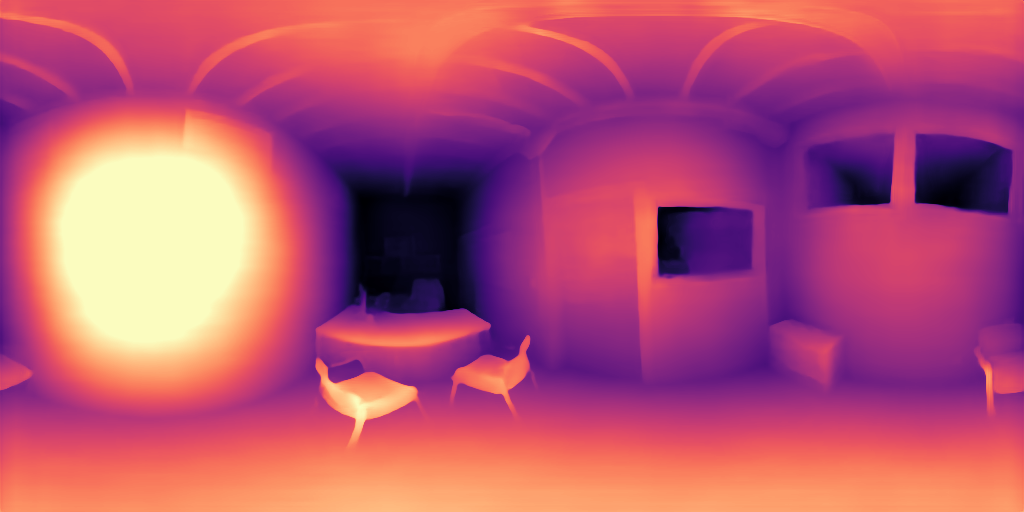
#> input picture result_sample/origin360_2_disp_Joint3D60.png, 1024 x 512 px
$ python grayscale.py
#> lines starting #> are read from the running program, lines starting #| are printed output that depends on the picture
import cv2
from cv2 import cvtColor
from cv2 import COLOR_BGR2GRAY

src = cv2.imread("../result_sample/origin360_2_disp_Joint3D60.png" ,cv2.IMREAD_COLOR)
#> src is the input picture: shape (512, 1024, 3); mean B, G, R 114.6, 81.9, 185.1
dst = cv2.cvtColor(src,cv2.COLOR_BGR2GRAY)
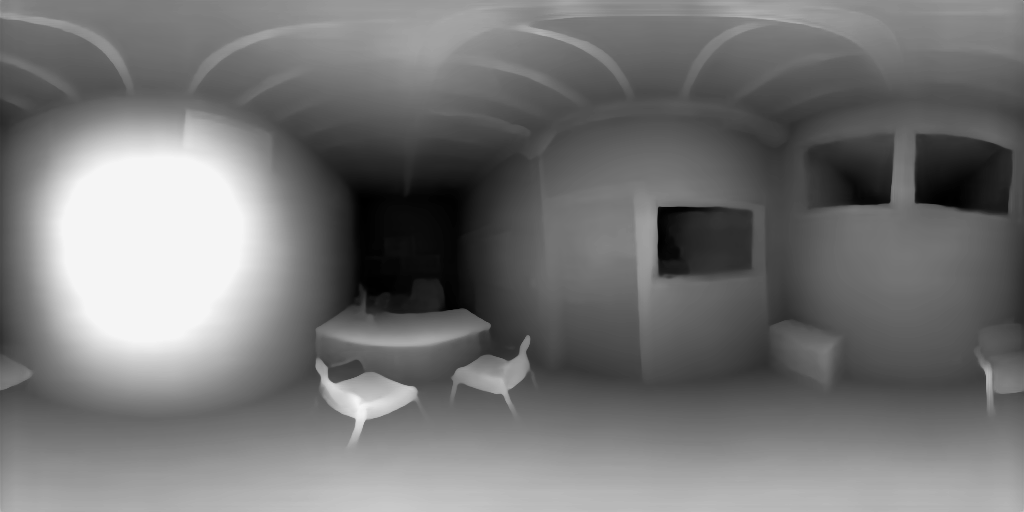
#> dst: shape (512, 1024); min 0, max 245, mean 116.5


cv2.imwrite("origin360_2_disp_Joint3D60_gray.png", dst)

$ run again, with result_sample/origin360_2_disp_SuperS3D.png copied over result_sample/origin360_2_disp_Joint3D60.png
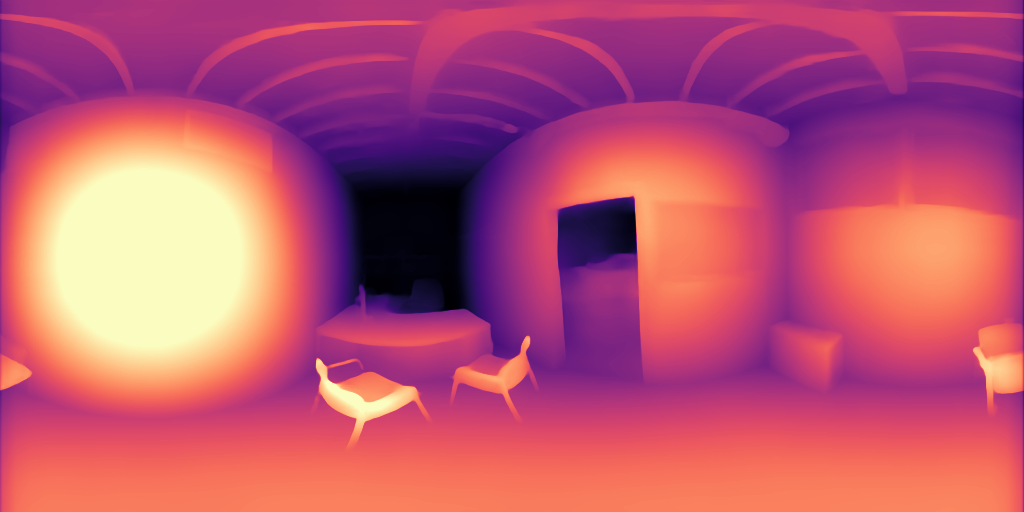
#> input picture result_sample/origin360_2_disp_SuperS3D.png, 1024 x 512 px
#> src is the input picture: shape (512, 1024, 3); mean B, G, R 114.4, 83.9, 189.4
#> `dst = cv2.cvtColor(src,cv2.COLOR_BGR2GRAY)`:
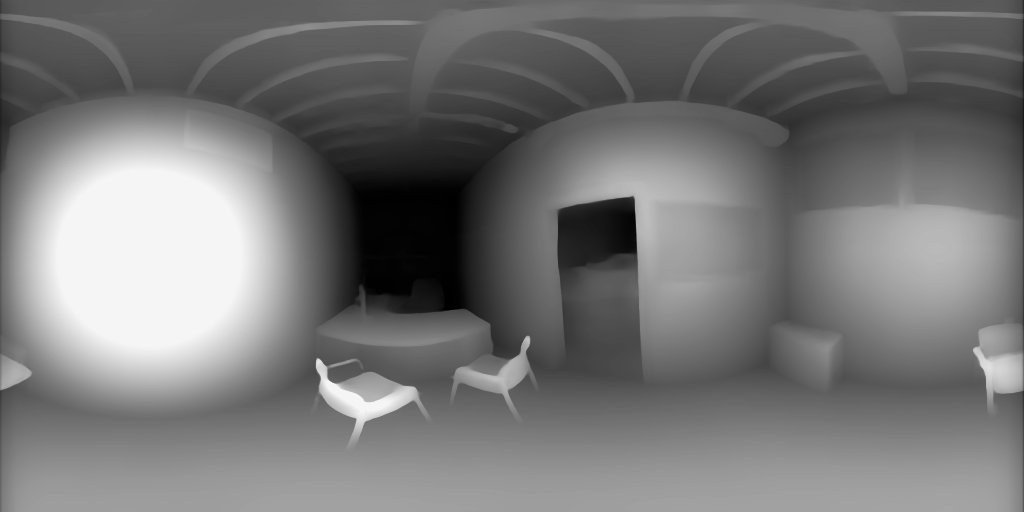
#> dst: shape (512, 1024); min 0, max 245, mean 118.9
